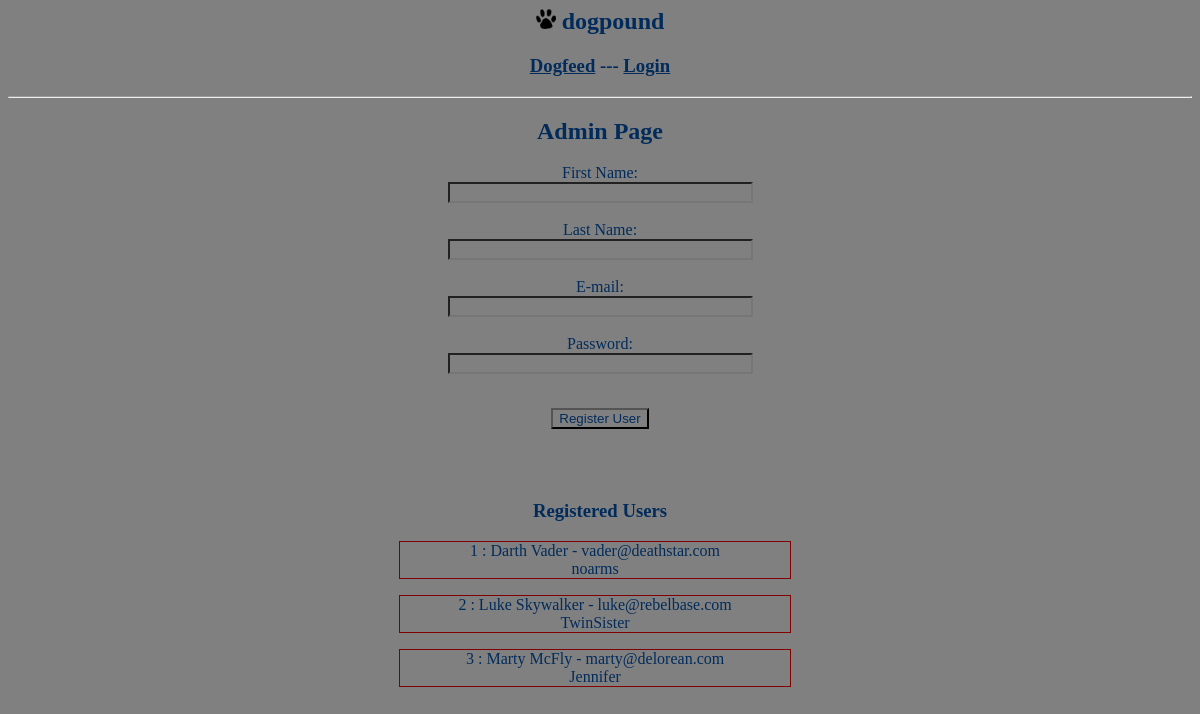
/admin, run on an earlier commit of the app's database.
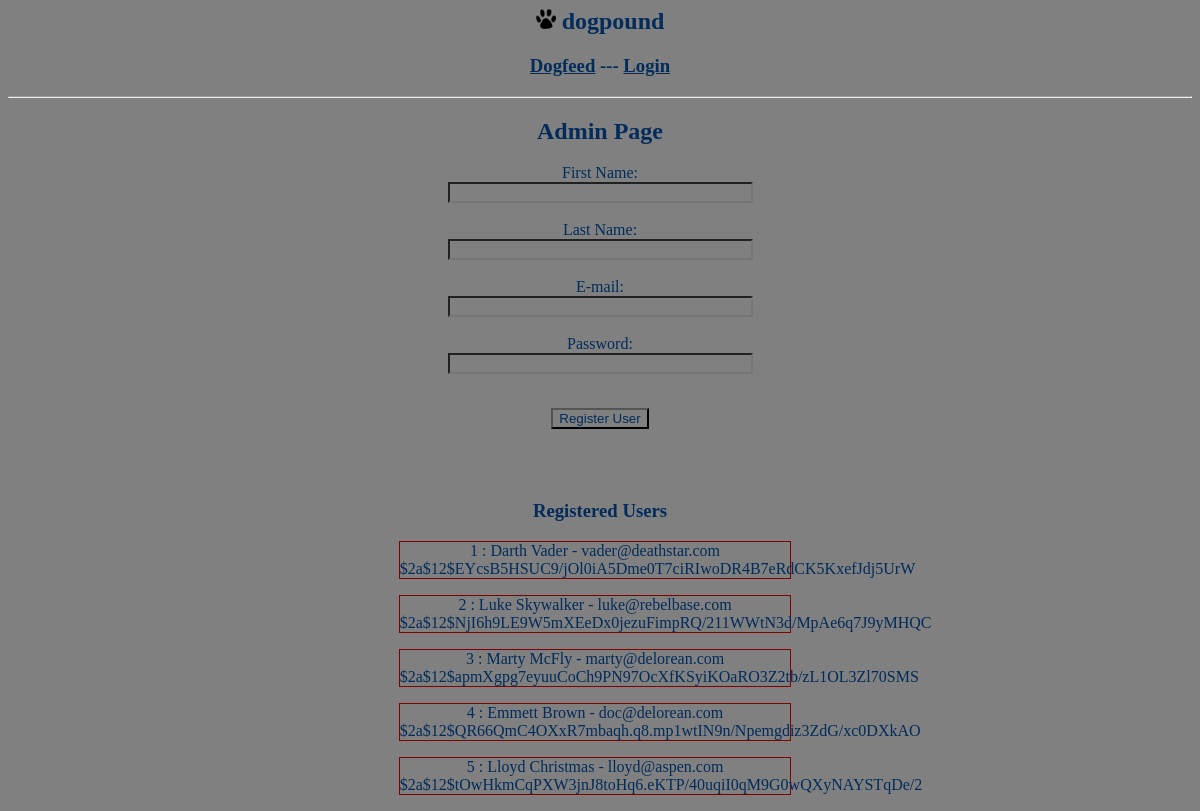
And on a later commit of the database.
### app/models.py (models this page shows, shortened)
class User(db.Model):
    id = db.Column(db.Integer, primary_key=True)
    email = db.Column(db.String(120), index=True, unique=True)
    firstName = db.Column(db.String(80), index=True)
    lastName = db.Column(db.String(80), index = True)
    password = db.Column(db.String(20), index=True)
    barks = db.relationship('Bark', backref='author', lazy='dynamic')

### app/views.py (the view, shortened to what this page needs)
@app.route("/admin", methods=['GET', 'POST']) # temporary way to manually view and add users
def admin():
	form = RegistrationForm()
	allUsers = models.User.query.all() # get all registered users
	return render_template('admin.html', title='Admin Page', allUsers=allUsers, form=form)

### app/forms.py
class RegistrationForm(Form):
    firstName = StringField('firstName', validators=[DataRequired()])
    lastName = StringField('firstName', validators=[DataRequired()])
    email = StringField('email', validators=[DataRequired()])
    password = StringField('password', validators=[DataRequired()])

### app/templates/admin.html (shortened to what this page needs)
{% extends "base.html" %}
{% block content %}
  <body>
      <h2>Admin Page</h2>
  <form action="" method="post" name="register">
      <p>
          First Name:<br>
          {{ form.firstName(size=35) }}<br>
          <br>
          Last Name:<br>
          {{ form.lastName(size=35) }}<br>
          <br>
          E-mail:<br>
          {{ form.email(size=35) }}<br>
          <br>
          Password:<br>
          {{ form.password(size=35) }}<br>
          <br>
      </p>
      <p><input type="submit" value="Register User"></p>
  </form>
  <br><br>
  	<h3>Registered Users</h3>
  	{% for user in allUsers %}
      <div><p id='bark'>{{ user.id }} : {{ user.firstName }} {{ user.lastName }} - {{ user.email }}
      <br>{{ user.password }}</p></div>
	{% endfor %}
  </body>
{% endblock %}

### app/templates/base.html (shortened to what this page needs)
<link rel='stylesheet' type='text/css' href='/static/style.css'/>
<html>
  <head>
  </head>
  <body>
    <div>
    	<h2>
	    	<img src="/static/paw.png" alt="dogpound" height='20em' width='20em'>
    		dogpound
		</h2>
		<h3>
			<a href="/index">Dogfeed</a>
			---
		{% if activeUser == '' %}
			<a href="/login">Login</a>
		{% elif activeUser == null  %}
			<a href="/login">Login</a>
		{% else %}
			<a href="/logout">Log Out</a>
		{% endif %}
		</h3>
    </div>
    <hr>
    {% block content %}{% endblock %}
  </body>
</html>

### app/static/style.css (style rules this page uses)
* { text-align: center; background-color: gray; color: #002b5b; }
#bark { margin-left:33%; border: 1px solid maroon; width: 33%; }

What changed in the data, as far as the page shows it:
changed User "Darth": password "noarms" → "$2a$12$EYcsB5HSUC9/jOl0iA5Dme0T7ciRIwoDR4B7eRdCK5KxefJdj5UrW"
changed User "Luke": password "TwinSister" → "$2a$12$NjI6h9LE9W5mXEeDx0jezuFimpRQ/211WWtN3d/MpAe6q7J9yMHQC"
changed User "Marty": password "Jennifer" → "$2a$12$apmXgpg7eyuuCoCh9PN97OcXfKSyiKOaRO3Z2tb/zL1OL3Zl70SMS"
added User: id "4", firstName "Emmett", lastName "Brown", email "doc@delorean.com", password "$2a$12$QR66QmC4OXxR7mbaqh.q8.mp1wtIN9n/Npemgdiz3ZdG/xc0DXkAO"
added User: id "5", firstName "Lloyd", lastName "Christmas", email "lloyd@aspen.com", password "$2a$12$tOwHkmCqPXW3jnJ8toHq6.eKTP/40uqiI0qM9G0wQXyNAYSTqDe/2"
